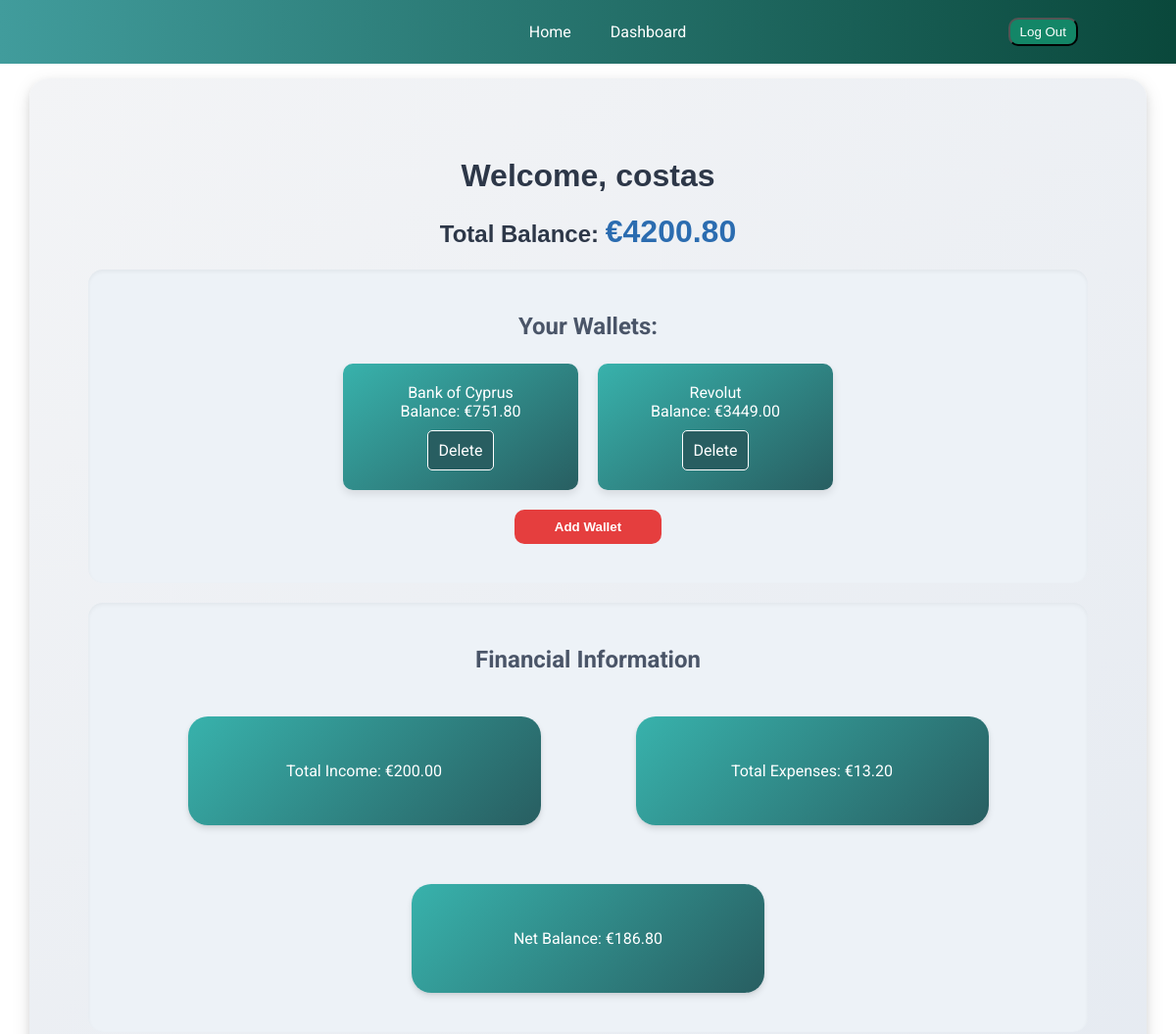
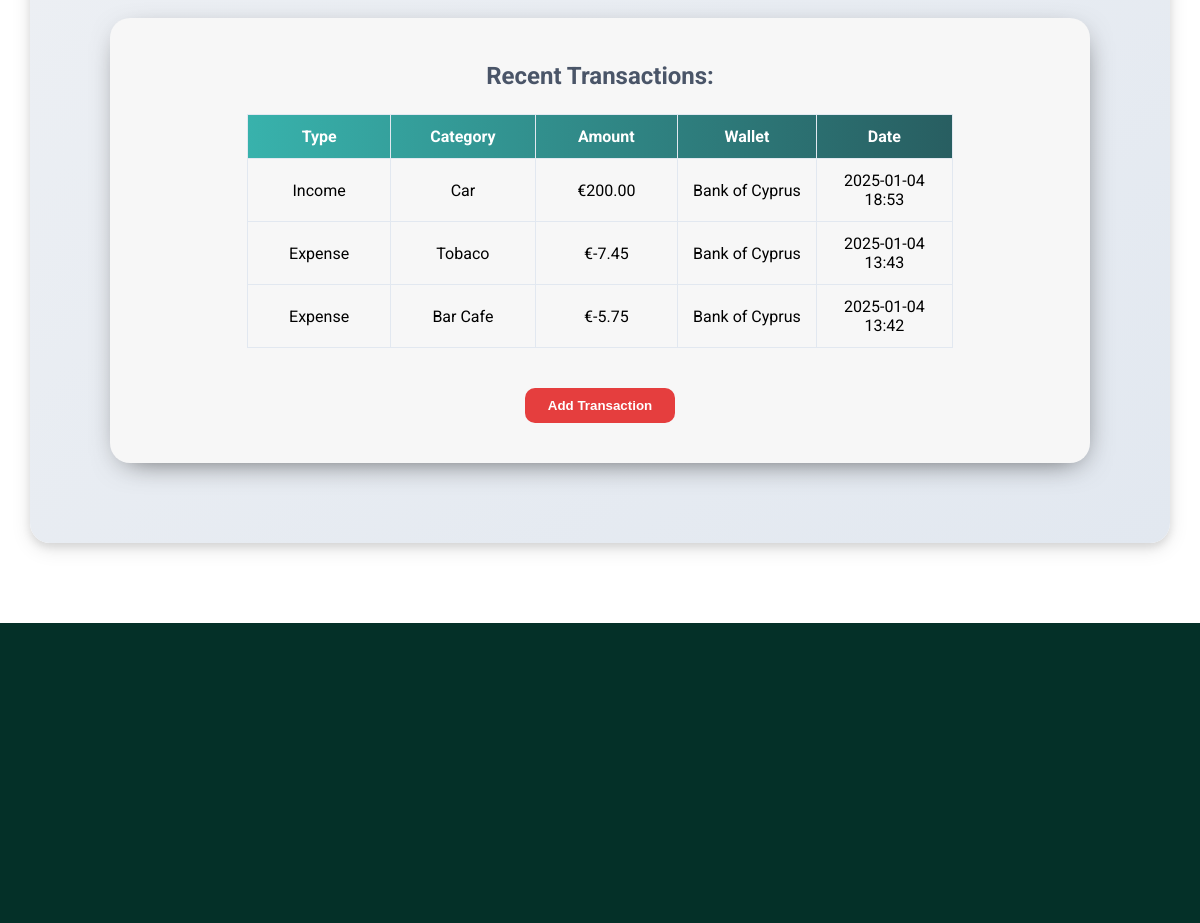
Page /tracker/ (signed in) on the committed database (2 pictures, top to bottom).
### tracker/models.py (models this page shows, shortened)
class Wallet(models.Model):
    CATEGORY_CHOICES = [
        ('Debit Card', 'Debit Card'),
        ('Credit Card', 'Credit Card'),
        ('Bank Account', 'Bank Account'),
    ]
    user = models.ForeignKey(User, on_delete=models.CASCADE, related_name='wallets')
    name = models.CharField(max_length=100)
    category = models.CharField(max_length=50, choices=CATEGORY_CHOICES)
    balance = models.DecimalField(max_digits=10, decimal_places=2, default=0.00)
    def __str__(self):
        return self.name

class Transaction(models.Model):
    TYPE_CHOICES = [
        ('Income', 'Income'),
        ('Expense', 'Expense'),
    ]
    wallet = models.ForeignKey(Wallet, on_delete=models.CASCADE, related_name='transactions')
    type = models.CharField(max_length=10, choices=TYPE_CHOICES)
    category = models.CharField(max_length=100)
    amount = models.DecimalField(max_digits=10, decimal_places=2)
    timestamp = models.DateTimeField(auto_now_add=True)

### tracker/views.py (the view, shortened to what this page needs)
# urls.py: path('', views.dashboard, name='dashboard'),
@login_required
def dashboard(request):
    wallet_form = WalletForm()
    transaction_form = TransactionForm(user=request.user)
    wallets = Wallet.objects.filter(user=request.user)
    transactions = Transaction.objects.filter(wallet__user=request.user).order_by('-timestamp')  # Recent transactions first
    total_balance = sum(wallet.balance for wallet in wallets)
    total_income = Transaction.objects.filter(wallet__user=request.user,type='Income').aggregate(total=Sum('amount'))['total'] or 0
    total_expenses = Transaction.objects.filter(wallet__user=request.user,type='Expense').aggregate(total=Sum('amount'))['total'] or 0
    net_balance = total_income - total_expenses
    return render(request, 'tracker/dashboard.html', {
        'wallets': wallets,
        'transactions': transactions,
        'total_balance': total_balance,
        'wallet_form':wallet_form,
        'transaction_form':transaction_form,
        'total_income':total_income,
        'total_expenses':total_expenses,
        'net_balance':net_balance,
    })

### tracker/templates/tracker/dashboard.html (shortened to what this page needs)
{% extends 'tracker/base.html'%}
{% load static %}
{% block main %}
<div class="dashboard wrapper  ">
    <h1>Welcome, {{ user.username }}</h1>
    <h2>Total Balance:  <span class="total-balance">€{{ total_balance }}</span></h2>
    <section class="wallet-section dashboard-shadow">
        <h3>Your Wallets:</h3>
        <div class="wallets">
            <div class="wallet-flex">
                {% for wallet in wallets %}
                        <p class="wallet">{{ wallet.name }} <br> Balance: €{{ wallet.balance }}
                            <br>
                            <a href="{% url 'delete_wallet' wallet.id %}" >Delete</a>
                        </p>
                {% endfor %}
            </div>
            <button class="dashboard-btn open-wallet-modal show-form" onclick="openWalletModal()">Add Wallet</button>
        </div>
    </section>
    <section class="sum dashboard-shadow">
        <h3>Financial Information</h3>
        <div class="dashboard-flex">
            <div class="dashboard-view income">
                <p>Total Income: €{{ total_income | floatformat:2  }}</p>
            </div>
            <div class="dashboard-view expenses">
                <p>Total Expenses: €{{ total_expenses|floatformat:2  }}</p>
            </div>
            <div class="dashboard-view net">
                <p>Net Balance: €{{ net_balance|floatformat:2  }}</p>
            </div>
        </div>
    </section>
    <section class="transactions-section dashboard-shadow">
        <h3>Recent Transactions:</h3>
        <div class="transaction-section-wrapper">
            <table border="1">
                <thead>
                    <tr>
                        <th>Type</th>
                        <th>Category</th>
                        <th>Amount</th>
                        <th>Wallet</th>
                        <th>Date</th>
                    </tr>
                </thead>
                <tbody>
                    {% for transaction in transactions %}
                    <tr>
                        <td>{{ transaction.type }}</td>
                        <td>{{ transaction.category }}</td>
                        {% if transaction.type == "Expense" %}
                            <td>€-{{ transaction.amount }}</td>
                        {% else %}
                            <td>€{{ transaction.amount }}</td>
                        {% endif %}
                        <td>{{ transaction.wallet.name }}</td>
                        <td>{{ transaction.timestamp|date:"Y-m-d H:i" }}</td>
                    </tr>
                    {% empty %}
                        <tr>
                            <td colspan="6">No transactions available.</td>
                        </tr>
                    {% endfor %}
                </tbody>
            </table>
            <button class="dashboard-btn open-trans-modal show-form" onclick="openTransModal()">Add Transaction</button>
        </div>
    </section>
</div>
{% endblock %}

### tracker/templates/tracker/base.html (shortened to what this page needs)
{% load static %}
<!DOCTYPE html>
<html lang="en">
<head>
    <link rel="stylesheet" href="{% static 'css/homepage.css' %}">
    <link rel="stylesheet" href="{% static 'css/login.css' %}">
    <link rel="stylesheet" href="{% static 'css/dashboard.css' %}">
</head>
<body>
    <header>
        <nav class="main-menu">
        {% if user.is_authenticated %}
            <a href="{% url 'homepage'%}">Home</a>
            <a href="{% url 'dashboard'%}">Dashboard</a>
            <form class="logout-form" action="{% url 'logout' %}" method="post">
                <button class="logout-btn" type="submit">Log Out</button>
            </form>
        {% else %}
            <a href="{% url 'homepage'%}">Home</a>
            <a href="{% url 'login' %}">Login</a>
            <a href="{% url 'signup' %}">Sign Up</a>
        {% endif %}
        </nav>
    </header>
    <main>
        {% block main%}
        {% endblock %}
    </main>
    <footer>
    </footer>
</body>
</html>

### tracker/static/css/homepage.css (style rules this page uses)
html,body { padding: 0; margin: 0; font-family: "Roboto", serif; }
.main-menu { text-align: center; background: rgb(65,156,156); background: linear-gradient(90deg, rgba(65,156,156,1) 0%, rgb(8, 69, 56) 100%); padding: 20px; height: 25px; position: fixed; width: 100%; z-index: 10; top: 0; display: flex; justify-content: center; align-items: center; }
.logout-form { position: absolute; right: 120px; }
.logout-btn { background-color: rgb(19, 134, 103); color: white; padding: 5px 10px; border-radius: 10px; margin: 20px; }
.main-menu a { color: white; text-decoration: none; margin: 20px; }
section { padding: 40px; }
footer { height: 300px; background-color: rgb(4, 48, 40); }

### rows in the picture
Wallet: name "Bank of Cyprus", balance "751.80"
Wallet: name "Revolut", balance "3449.00"

### other values in the picture
{{ user.username }} "costas"
{{ total_balance }} "4200.80"
{{ total_income | floatformat:2 }} "200.00"
{{ total_expenses|floatformat:2 }} "13.20"
{{ net_balance|floatformat:2 }} "186.80"
